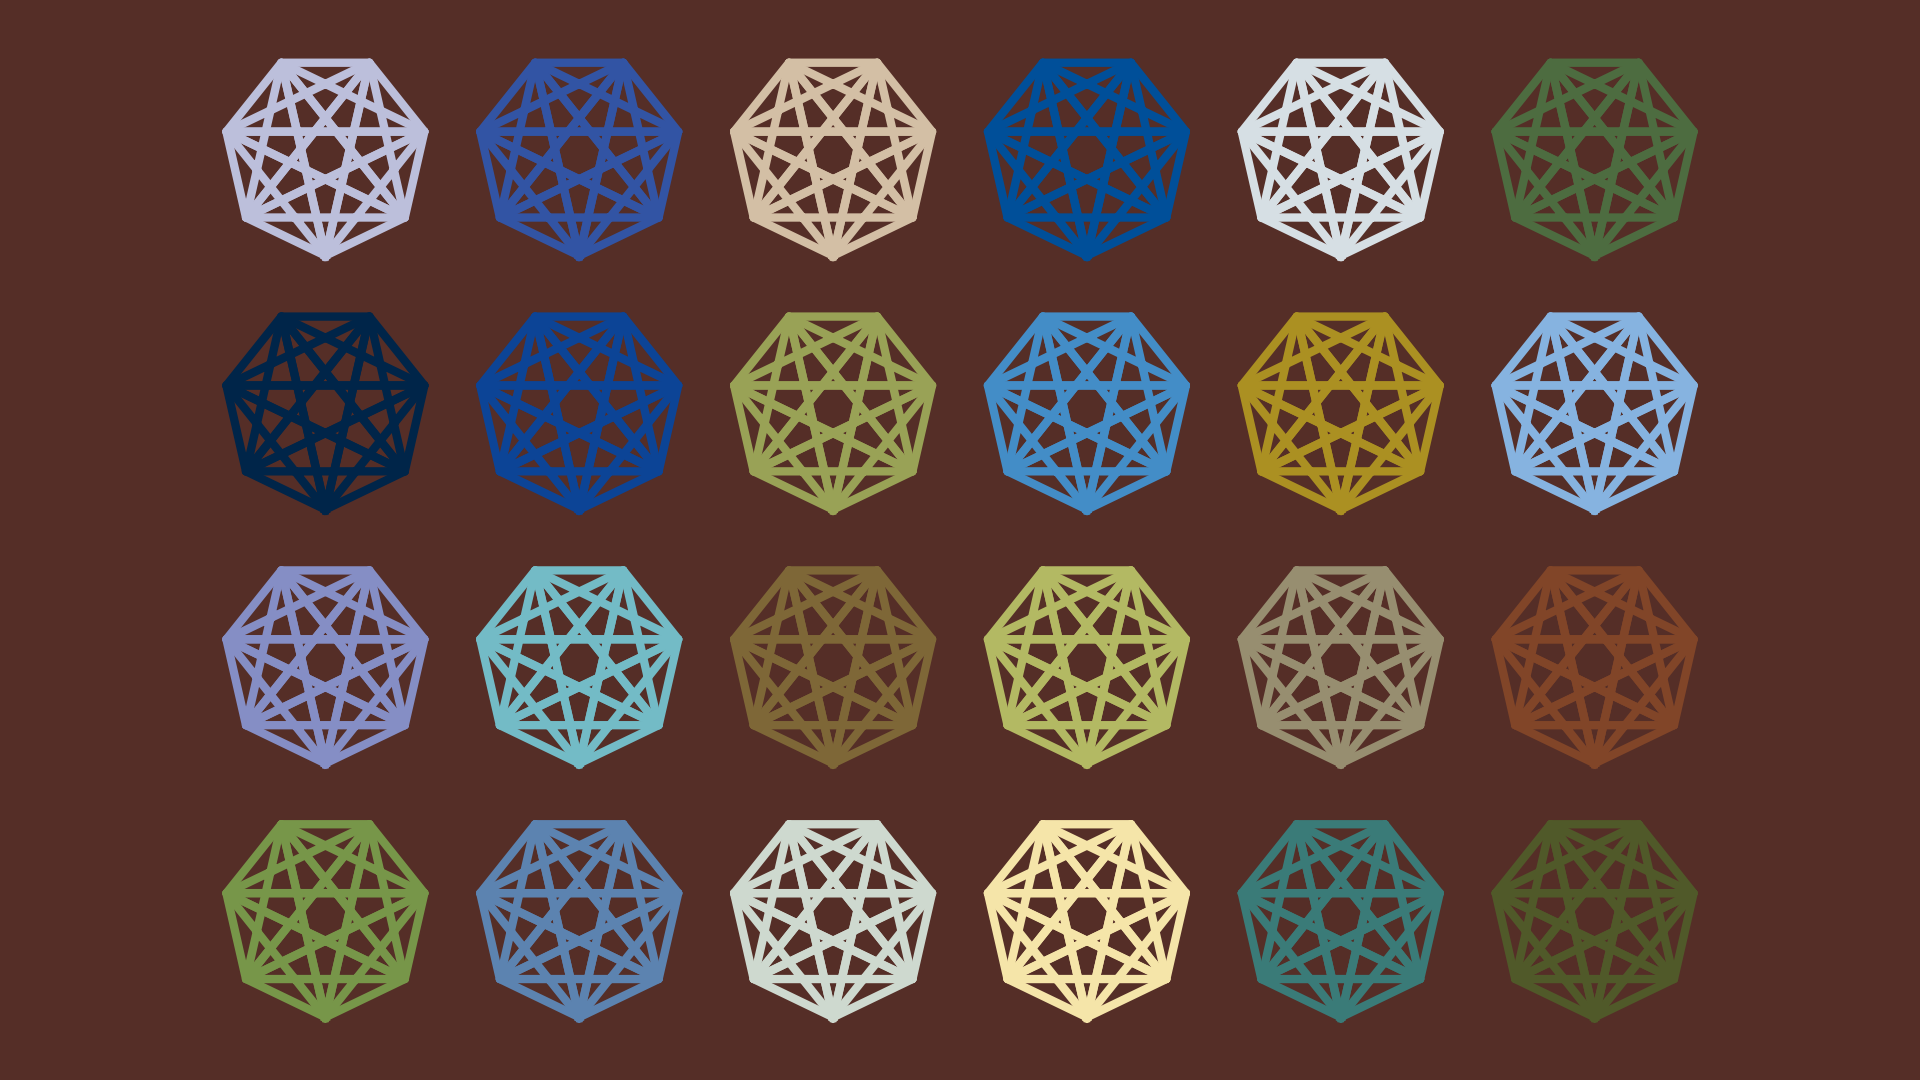

Reproduce this figure in Python.
from pathlib import Path

import matplotlib.pyplot as plt
import numpy as np


def main() -> None:
    # config
    fp: Path = Path(__file__).resolve().with_suffix(".png")
    plt.rcParams["figure.dpi"] = 100
    plt.rcParams["figure.figsize"] = [19.2, 10.8]
    # 配色バリエーション BOOK 23
    colors: list[str] = [
        f"#{r:02x}{g:02x}{b:02x}"
        for r, g, b in [
            [119, 150, 73],

            [133, 142, 197],
            [0, 37, 73],
            [188, 191, 219],
            [92, 131, 176],
            [115, 187, 198],

            [12, 68, 150],
            [50, 84, 164],
            [206, 217, 207],
            [126, 103, 55],
            [153, 162, 86],

            [211, 191, 165],
            [245, 229, 169],
            [179, 185, 99],
            [67, 141, 199],
            [0, 79, 153],

            [58, 123, 120],
            [151, 142, 112],
            [171, 144, 34],
            [214, 223, 228],
            [80, 89, 41],

            [129, 69, 40],
            [134, 179, 224],
            [77, 108, 64],
            [85, 46, 39]
        ]
    ]
    # generate figure
    fig: plt.Figure
    ax: plt.Axes
    fig, ax = plt.subplots()
    # plot
    r: float = 0.4
    n: int = 7
    for k in range(1+n//2):
        t: np.ndarray = np.linspace(0, 2*np.pi*(1+k), 1+n, endpoint=True)
        c: np.ndarray = r * np.cos(t)
        s: np.ndarray = r * np.sin(t)
        for i in range(6):
            for j in range(4):
                ax.plot(s+i, -c+j, color=colors[4*i+j], linewidth=6)
    # arrange
    #ax.set_xlim(-np.pi, np.pi)
    #ax.set_ylim(-np.pi*9/8, np.pi*9/8)
    ax.axis("off")
    ax.set_aspect("equal")
    ax.set_facecolor(colors[-1])
    fig.set_facecolor(colors[-1])
    fig.tight_layout()
    # output
    fig.savefig(fp)
    plt.cla()
    plt.clf()
    plt.close(fig)
    return None


if __name__ == "__main__":
    main()
